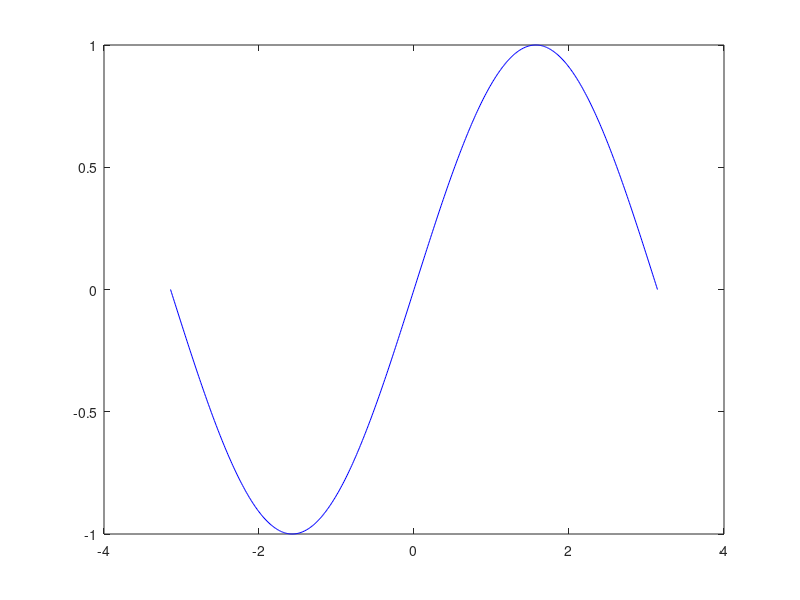

MATLAB code for this plot: (Note: this script raises an error after producing the figure.)
n = [2, 4, 8, 16, 32, 64];
nn = length(n);

f = @(x) sin(x); % Handle para la función seno

x_vals = linspace(-pi, pi, 501);
f_vals = f(x_vals);
plot(x_vals, f_vals, 'b')

% Declaración del vector donde vamos a guardar los errores
error = zeros(nn, 1);

hold 

for j = 1 : nn
    delta = [-pi : (2 * pi) / n(j) : pi]; % Creamos la partición segun los valores de n
    f_delta = f(delta); % Valores en los nodos
    f_delta = f_delta(1 : length(f_delta) - 1);

    % Calculamos el spline cubico periodico en los nodos de la partición
    coefs = spline_cubico_per(delta', f_delta');
    S = mkpp(delta, coefs);
    s_vals = ppval(S, x_vals);

    plot(x_vals, s_vals, '--r',  delta, [f_delta, f_delta(1)], 'or');

    error(j) = max(abs(f_vals - s_vals));

    pause
end

hold

% Cálculo del orden del error
p = error(1 : nn - 1) ./ error(2 : nn);
p = log2(p);
p = [p ; nan];
table(error, p)


%% El orden del interpolante completo es 4 luego
%% efectivamente coincide el orden que observamos aqui.